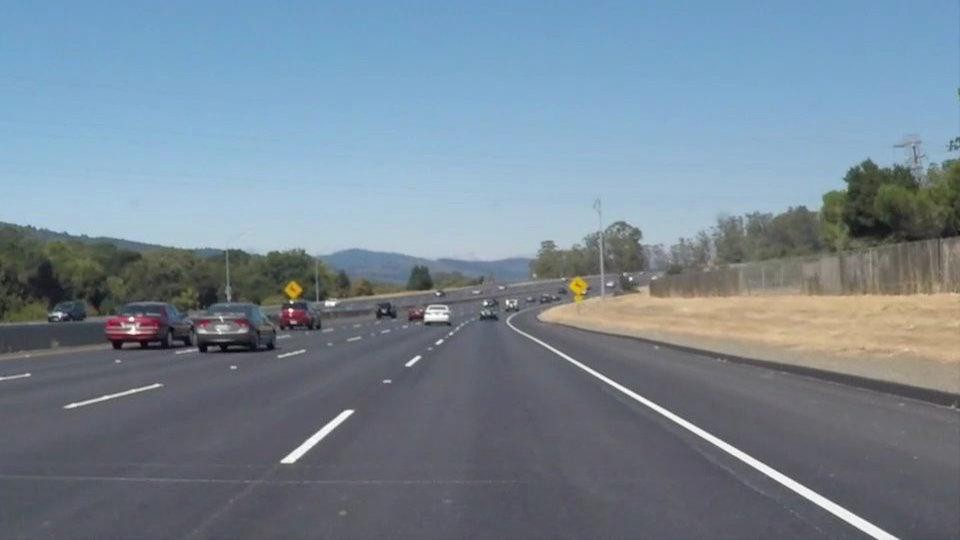
//> input picture hough_transform/road_lanes.jpg, 960 x 540 px
$ ./hough_lines road_lanes.jpg   (built with g++ and OpenCV 4)
//> lines starting //> are read from the running program, lines starting //| are printed output that depends on the picture; after the words box and inside, x2 and y2 are one past the last pixel; in counts of white or black regions, pixels touching at a corner belong together
#include <opencv2/core/core.hpp>
#include <opencv2/highgui/highgui.hpp>
#include <opencv2/opencv.hpp>
#include <stdio.h>
#include <iostream>

using namespace cv;
using namespace std;

// variables to store images
Mat dst, cimg, gray, img, edges;

int initThresh;
const int maxThresh = 1000;
double th1,th2;

// create a vector to store points of line
vector<Vec4i> lines;

void onTrackbarChange( int , void* )
{
  dst = img.clone();

  th1 = initThresh;
  th2 = th1 * 0.4;

  Canny(img,edges,th1,th2);

  // apply hough line transform
  HoughLinesP(edges, lines, 2, CV_PI/180, 50, 10, 100);

  // draw lines on the detected points
   for( size_t i = 0; i < lines.size(); i++ )
    {
        Vec4i l = lines[i];
        line( dst, Point(l[0], l[1]), Point(l[2], l[3]), Scalar(0,0,255), 1, LINE_AA);
    }

   // show the resultant image
   imshow("Result Image", dst);
   imshow("Edges", edges);
}

int main(int argc, char** argv) {
  const char* file = argv[1];
  // Read image (color mode)
  img = imread(file, 1);
//> img is the input picture: 540 rows x 960 cols, CV_8UC3; mean B, G, R 148.3, 134.5, 118.6
  dst = img.clone();

  if(img.empty())
  {
    cout << "Error in reading image" << file<< endl;
    return -1;
  }

  // Convert to gray-scale
  cvtColor(img, gray, COLOR_BGR2GRAY);
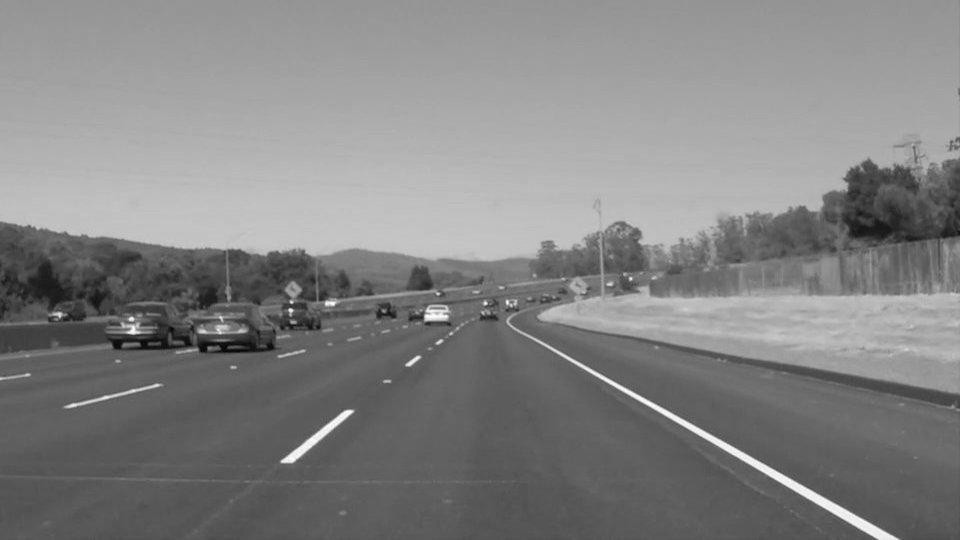
//> gray: 540 rows x 960 cols, CV_8UC1; min 1, max 255, mean 131.3

  // Detect edges using Canny Edge Detector
  // Canny(gray, dst, 50, 200, 3);

  // Make a copy of original image
  // cimg = img.clone();

  // Will hold the results of the detection
  namedWindow("Edges",1);
  namedWindow("Result Image", 1);

  // Declare thresh to vary the max_radius of circles to be detected in hough transform
  initThresh = 500;

  // Create trackbar to change threshold values
  createTrackbar("threshold", "Result Image", &initThresh, maxThresh, onTrackbarChange);
  onTrackbarChange(initThresh, 0);
//> in onTrackbarChange, `Canny(img,edges,th1,th2);`:
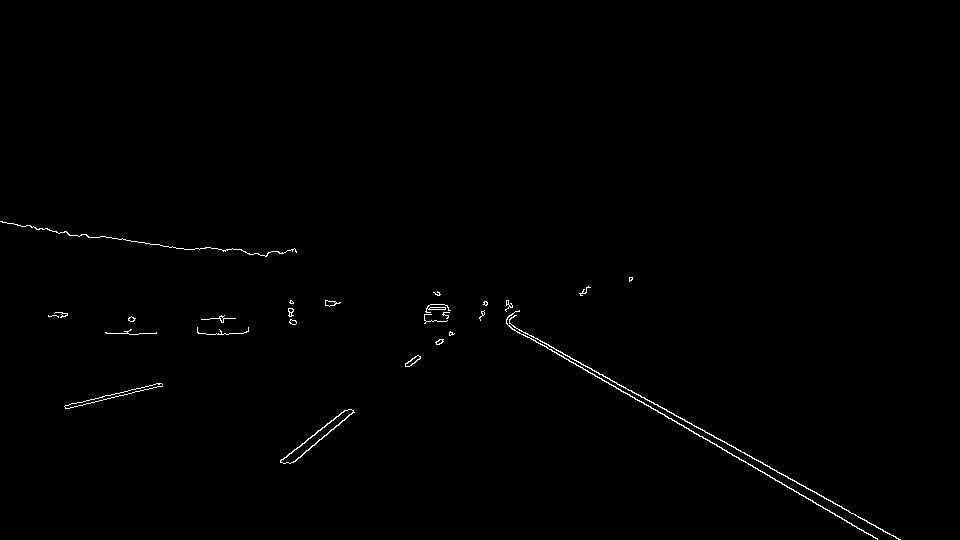
//> edges: 540 rows x 960 cols, CV_8UC1; 0.52% white in thin lines or dots, all inside (x1, y1, x2, y2) = (0, 221, 901, 540)
//> in onTrackbarChange, `HoughLinesP(edges, lines, 2, CV_PI/180, 50, 10, 100);`: lines = 25 lines (x1, y1, x2, y2), first 8: [483, 311, 877, 538], [506, 321, 900, 539], [7, 223, 193, 249], [295, 461, 486, 301], [65, 408, 160, 386], [280, 461, 451, 332], [484, 310, 769, 475], [64, 406, 157, 383]
//> the loop in onTrackbarChange, `for( size_t i = 0; i < lines.size(); i++ )` made 25 passes
//> l on passes 1 to 12: [483, 311, 877, 538], [506, 321, 900, 539], [7, 223, 193, 249], [295, 461, 486, 301], [65, 408, 160, 386], [280, 461, 451, 332], [484, 310, 769, 475], [64, 406, 157, 383], [106, 333, 243, 333], [424, 315, 516, 315], [513, 325, 599, 374], [322, 427, 484, 313]
//> after the loop in onTrackbarChange, `for( size_t i = 0; i < lines.size(); i++ )`:
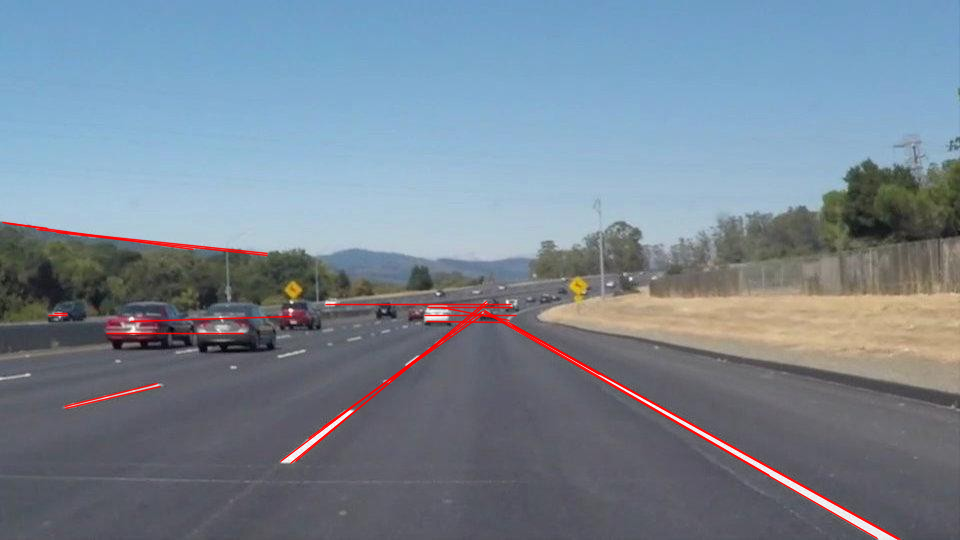
//> dst: 540 rows x 960 cols, CV_8UC3; 1.66% of pixels changed, all inside (x1, y1, x2, y2) = (2, 221, 902, 540)

  while(true)
  {
    int key;
    key = waitKey( 1 );
//> the Esc key is pressed
    if( (char)key == 27 )
      { break; }
  }

  destroyAllWindows();
}
